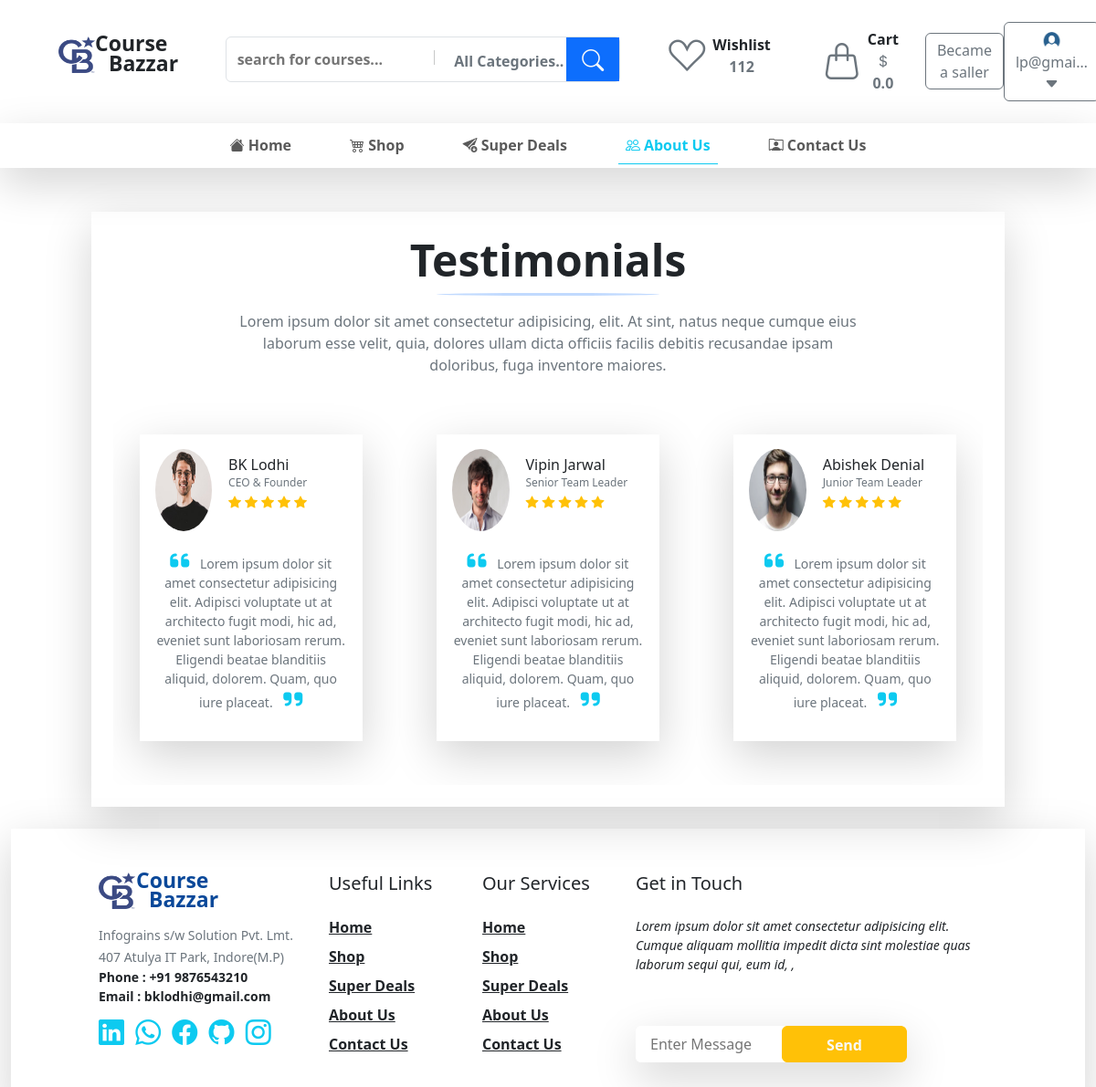
The page /About-Us/ (signed in) on the database its author committed.
### customer/models.py (models this page shows)
class CustomUser(AbstractUser):
    is_buyer = models.BooleanField(default=True)
    is_seller = models.BooleanField(default=False)
    phone = models.CharField(max_length=15)
    gender =  models.CharField(max_length=32,choices=(('male',"Male"),("female", "Female"),("other", "Other")))
    image = models.ImageField(upload_to='Profile/', default='Profile/pic.png')

### myapp/views.py (the view)
def aboutus(request):
    context={
    'aboutus':True
    }
    return render(request, 'aboutus.html',context)

### customer/profile_context.py (called while the page is built)
def profile_detail(request):
    user = request.user
    if user.username == "admin":
        customer = False
        return  {'customer':customer}
    if user.is_authenticated :
        customer = CustomUser.objects.get(id = user.id)
        cartcounter =  AddToCart.objects.filter(user_id = customer.id).count()
        carts =  AddToCart.objects.filter(user_id = customer.id)
        total_price = 0.00
        for cart in carts:
            if CourseOffer.objects.filter(course=cart.course).exists():
                total_price += CourseOffer.objects.get(course=cart.course).remaining_amount
            else:
                total_price += cart.course.price
        context={
            'customer':customer,
            'cartcounter' : cartcounter,
            'total_pay_price':total_price
        }
    else:
        context={
            'customer':False
        }
    return  context

### templates/aboutus.html (shortened to what this page needs)
{% extends "base.html" %}
{% load static %}
{% block body %}
<div class="container-fluid my-4 ">
  <div class="row py-4">
    <div class="col-10 mx-auto shadow-lg p-4">
      <div class="row justify-content-center">
        <h1 class="display-5 fw-bold text-center">Testimonials </h1>
        <hr class="w-25 border-3 rounded-circle text-primary">
        <div class="px-5">
          <p class="text-secondary fw-noraml text-center px-5 mx-5">
          Lorem ipsum dolor sit amet consectetur adipisicing, elit. At sint, natus neque cumque eius laborum esse velit, quia, dolores ullam dicta officiis facilis debitis recusandae ipsam doloribus, fuga inventore maiores.
        </p>
        </div>
      </div>
      <div id="carouselExampleInterval" class="carousel slide" data-bs-ride="carousel">
        <div class="carousel-inner ">
          <div class="carousel-item active " data-bs-interval="4000">
            <div class="row justify-content-around py-5">
              <div class="col-3 p-3 shadow-lg">
                <div class="row justify-content-around">
                  <div class="col-4 px-2">
                    <img src="{% static 'images/ceo.avif' %}" class=" rounded-circle" height="90px" width="100%" alt="">
                  </div>
                  <div class="col-7 px-0 py-2">
                    <h6 class="mb-0">BK Lodhi</h6>
                    <p class="text-secondary mb-0" style="font-size: 12px">CEO & Founder</p>
                    <p><i class="bi bi-star-fill text-warning pe-1"  style="font-size: 14px"></i><i class="bi bi-star-fill text-warning pe-1"  style="font-size: 14px"></i><i class="bi bi-star-fill text-warning pe-1"  style="font-size: 14px"></i><i class="bi bi-star-fill text-warning pe-1"  style="font-size: 14px"></i><i class="bi bi-star-fill text-warning pe-1"  style="font-size: 14px"></i></p>
                  </div>
                  <div class="col-12 py-3 ">
                    <p class="text-secondary text-center mb-0" style="font-size: 14px">
                      <i class="fs-4 text-info fa-solid fa-quote-left pe-2"></i>
                      Lorem ipsum dolor sit amet consectetur adipisicing elit. Adipisci voluptate ut at architecto fugit modi, hic ad, eveniet sunt laboriosam rerum. Eligendi beatae blanditiis aliquid, dolorem. Quam, quo iure placeat.
                      <i class="fs-4 text-info fa-solid fa-quote-right ps-2"></i>
                    </p>
                  </div>
                </div>
              </div>
              <div class="col-3 p-3 shadow-lg">
                <div class="row justify-content-around">
                  <div class="col-4 px-2">
                    <img src="{% static 'images/tl.jpg' %}" class=" rounded-circle" height="90px" width="100%" alt="">
                  </div>
                  <div class="col-7 px-0 py-2">
                    <h6 class="mb-0">Vipin Jarwal</h6>
                    <p class="text-secondary mb-0" style="font-size: 12px">Senior Team Leader</p>
                    <p><i class="bi bi-star-fill text-warning pe-1"  style="font-size: 14px"></i><i class="bi bi-star-fill text-warning pe-1"  style="font-size: 14px"></i><i class="bi bi-star-fill text-warning pe-1"  style="font-size: 14px"></i><i class="bi bi-star-fill text-warning pe-1"  style="font-size: 14px"></i><i class="bi bi-star-fill text-warning pe-1"  style="font-size: 14px"></i></p>
                  </div>
                  <div class="col-12 py-3 ">
                    <p class="text-secondary text-center mb-0" style="font-size: 14px">
                      <i class="fs-4 text-info fa-solid fa-quote-left pe-2"></i>
                      Lorem ipsum dolor sit amet consectetur adipisicing elit. Adipisci voluptate ut at architecto fugit modi, hic ad, eveniet sunt laboriosam rerum. Eligendi beatae blanditiis aliquid, dolorem. Quam, quo iure placeat.
                      <i class="fs-4 text-info fa-solid fa-quote-right ps-2"></i>
                    </p>
                  </div>
                </div>
              </div>
              <div class="col-3 p-3 shadow-lg">
                <div class="row justify-content-around">
                  <div class="col-4 px-2">
                    <img src="{% static 'images/ad.webp' %}" class=" rounded-circle" height="90px" width="100%" alt="">
                  </div>
                  <div class="col-7 px-0 py-2">
                    <h6 class="mb-0">Abishek Denial</h6>
                    <p class="text-secondary mb-0" style="font-size: 12px"> Junior Team Leader</p>
                    <p><i class="bi bi-star-fill text-warning pe-1"  style="font-size: 14px"></i><i class="bi bi-star-fill text-warning pe-1"  style="font-size: 14px"></i><i class="bi bi-star-fill text-warning pe-1"  style="font-size: 14px"></i><i class="bi bi-star-fill text-warning pe-1"  style="font-size: 14px"></i><i class="bi bi-star-fill text-warning pe-1"  style="font-size: 14px"></i></p>
                  </div>
                  <div class="col-12 py-3 ">
                    <p class="text-secondary text-center mb-0" style="font-size: 14px">
                      <i class="fs-4 text-info fa-solid fa-quote-left pe-2"></i>
                      Lorem ipsum dolor sit amet consectetur adipisicing elit. Adipisci voluptate ut at architecto fugit modi, hic ad, eveniet sunt laboriosam rerum. Eligendi beatae blanditiis aliquid, dolorem. Quam, quo iure placeat.
                      <i class="fs-4 text-info fa-solid fa-quote-right ps-2"></i>
                    </p>
                  </div>
                </div>
              </div>
            </div>
          </div>
      </div>
    </div>
  </div>
</div>
{% endblock body %}

### templates/header.html (shortened to what this page needs)
{% load static %}
<div class="container-fluid px-5">
  <div class="row px-3 py-4">
      <div class="col-lg-2 col-sm-5 pt-3 d-flex text-center">
          <span>
              <img src="{% static 'images/cb-logo.png' %}" width="40px" height="40px" alt="" srcset="">
          </span>
          <span class="h-100 position-relative">
            <p class="mb-0  pb-0 fw-bold position-absolute" style="top:-10px; font-size:23px">Course</p>
            <p class="mb-0  pb-0 fw-bold position-absolute" style="top:12px; left:15px; font-size:23px">Bazzar</p>
          </span>
      </div>
      <div class="col-lg-5 col-sm-10  pt-3">
          <div class="border rounded-2 p-0 position-relative">
             <form action="{% url 'Buy Course' %}" method="get" >
                <input type="text" class="border-0 m-1 p-2 w-50 fw-semibold searchfield" placeholder="search for courses..." name="course_title" id="">
              <button class="btn text-secondary fw-semibold ps-3">All Categories.. </button>
              <button class="btn btn-primary position-absolute top-0 end-0 h-100 px-3 fs-4 rounded-0 text-light"><i class="bi bi-search"></i></button>
             </form>
          </div>
      </div>
      <div class="col-lg-5  col-sm-5  d-flex">
        <a href="">
          <button class=" btn ">
            <div class="mx-3 d-flex  align-items-center">
              <div>
                <i class="bi bi-suit-heart fs-1 text-secondary align-center"></i>
              </div>
              <div class="ps-2">
                <p class="mb-0 fw-semibold text-dark ">
                  Wishlist
                </p>
                <p class="mb-0 fw-semibold text-secondary">
                  112
                </p>
              </div>
            </div>
          </button>
        </a>
        <a href="{% url 'customercart' %}">
          <button class="btn">
            <div class="mx-3 d-flex  align-items-center">
             <div class=" position-relative">
               <i class="bi bi-handbag  fs-1 text-secondary align-center "></i>
               </div>
             <div class="ps-2">
               <p class="mb-0 fw-semibold text-dark ">
                 Cart
               </p>
               <p class="mb-0 fw-semibold text-secondary fs-6">
                 <i class="bi bi-currency-dollar "></i>{{total_pay_price}}
               </p>
             </div>
           </div>
          </button>
        </a>
        {% if user.is_authenticated %}
        {% if not user.is_saller %}
       <div class="d-flex  align-items-center ms-auto">
        <a href="{% url 'becamesaller' %}" class="text-decoration-none">
          <button class="btn btn-outline-secondary">
            Became a saller
          </button>
        </a>
       </div>
        {% endif %}
          <div class=" d-flex  align-items-center ms-auto">
            <a href="{% url 'customerprofile' %}" class="text-decoration-none">
              <button class="btn btn-outline-secondary">
                <img src="{{customer.image.url}}" alt="" style="width: 25px; height:22px" class="rounded-circle">
                {{user.email|truncatechars:8}} <i class="bi bi-caret-down-fill"></i>
              </button>
            </a>
          </div>
        {% endif %}
      </div>
  </div>
</div>
<nav class="navbar navbar-expand-lg  bg-white shadow-lg px-4 py-1 mb-3">
    <div class="container-fluid">
      <div class="collapse navbar-collapse" id="navbarSupportedContent">
        <ul class="navbar-nav mx-start mx-md-start mx-lg-auto  mb-2 mb-lg-0">
          <li class="nav-item mx-3">
            <a class="nav-link mx-2 fw-semibold {{home}}" aria-current="page" href="{% url 'home' %}"><i class="bi bi-house-fill"></i> Home</a>
          </li>
          <li class="nav-item mx-3">
            <a class="nav-link mx-2 fw-semibold {{buycourse}}" aria-current="page" href="{% url 'Buy Course' %}"><i class="bi bi-cart4"></i> Shop</a>
          </li>
          <li class="nav-item mx-3">
            <a class="nav-link mx-2 fw-semibold {{superdealspage}}" aria-current="page" href="{% url 'super_deals' %}"><i class="bi bi-send-arrow-down-fill"></i> Super Deals</a>
          </li>
          <li class="nav-item mx-3">
            <a class="nav-link mx-2 fw-semibold {{aboutus}} " aria-current="page" href="{% url 'aboutus' %}"><i class="bi bi-people pe-1"></i>About Us</a>
          </li>
          <li class="nav-item mx-3">
            <a class="nav-link mx-2 fw-semibold {{contact}}" aria-current="page" href="{% url 'contact' %}"><i class="bi bi-person-rolodex"></i> Contact Us</a>
          </li>
        </ul>
      </div>
    </div>
  </nav>

### rows shown on the page
CustomUser: image (picture), email "lp@gmai…"

### other values the page prints
{{ total_pay_price }} "0.0"
